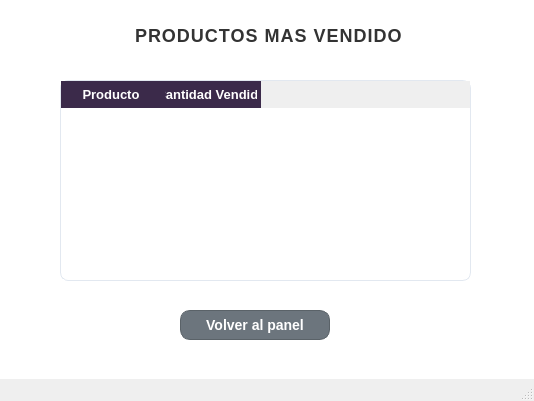
<?xml version="1.0" encoding="UTF-8"?>
<ui version="4.0">
 <class>MainWindow</class>
 <widget class="QMainWindow" name="MainWindow">
  <property name="geometry">
   <rect>
    <x>0</x>
    <y>0</y>
    <width>534</width>
    <height>401</height>
   </rect>
  </property>
  <property name="windowTitle">
   <string>MainWindow</string>
  </property>
  <property name="styleSheet">
   <string notr="true">QWidget#centralwidget {
    background-color: #FFFFFF;
}




QLabel#label {
    color: #2C3E50;
    font-size: 18px;
    font-weight: bold;
    letter-spacing: 1px;
    margin-bottom: 10px;
}

/* Estilo para las etiquetas de texto (Nombre, Usuario, etc.) */
QLabel {
    color: #4A5568;
    font-size: 13px;
    font-weight: bold;
}

/* Campos de Texto e Inputs */
QLineEdit, QComboBox {
    background-color: #FFFFFF;
    border: 1px solid #CBD5E1;
    border-radius: 6px;
    padding: 5px 10px;
    font-size: 13px;
    color: #334155;
}

QLineEdit:focus, QComboBox:focus {
    border: 2px solid #FF9100; /* Resalta en naranja al hacer clic */
}

/* La Tabla de Usuarios */
QTableWidget {
    background-color: #FFFFFF;
    border: 1px solid #E2E8F0;
    border-radius: 8px;
    gridline-color: #F1F5F9;
    font-size: 13px;
}

QHeaderView::section {
    background-color: #334155; /* Cabecera oscura para contraste pro */
    color: #FFFFFF;
    padding: 6px;
    font-weight: bold;
    border: none;
}

/* --- ESTILOS DE LOS BOTONES --- */

/* Botón Crear (Naranja Corporativo) */
QPushButton#btn_registrar {
    background-color: #FF9100;
    color: #FFFFFF;
    border: none;
    border-radius: 6px;
    font-weight: bold;
    font-size: 13px;
}
QPushButton#btn_registrar:hover {
    background-color: #FB8C00;
}

/* Botón Eliminar (Gris/Rojo sutil de advertencia) */
QPushButton#btn_eliminar {
    background-color: #FEE2E2; /* Fondo rojo muy clarito */
    color: #EF4444; /* Texto rojo */
    border: 1px solid #FCA5A5;
    border-radius: 6px;
    font-weight: bold;
    font-size: 13px;
}
QPushButton#btn_eliminar:hover {
    background-color: #EF4444;
    color: #FFFFFF;
}

/* Botón Volver (Estilo elegante y neutro) */
QPushButton#btn_volver {
    background-color: #64748B; /* Gris slate */
    color: #FFFFFF;
    border: none;
    border-radius: 6px;
    font-weight: bold;
    font-size: 13px;
}
QPushButton#btn_volver:hover {
    background-color: #475569;
}
</string>
  </property>
  <widget class="QWidget" name="centralwidget">
   <widget class="QLabel" name="label">
    <property name="geometry">
     <rect>
      <x>130</x>
      <y>20</y>
      <width>271</width>
      <height>41</height>
     </rect>
    </property>
    <property name="font">
     <font>
      <pointsize>-1</pointsize>
      <weight>75</weight>
      <bold>true</bold>
     </font>
    </property>
    <property name="styleSheet">
     <string notr="true">color: #333333;</string>
    </property>
    <property name="text">
     <string>PRODUCTOS MAS VENDIDOS</string>
    </property>
   </widget>
   <widget class="QPushButton" name="btnVolver">
    <property name="geometry">
     <rect>
      <x>180</x>
      <y>310</y>
      <width>150</width>
      <height>30</height>
     </rect>
    </property>
    <property name="styleSheet">
     <string notr="true">QPushButton {
    background-color: #6C757D;
    color: white;
    border-radius: 10px;
    font-weight: bold;
    font-size: 14px;
    border: 1px solid #5A6268;
}

QPushButton:hover {
    background-color: #5A6268;
}

QPushButton:pressed {
    background-color: #4E555B;
}</string>
    </property>
    <property name="text">
     <string>Volver al panel</string>
    </property>
   </widget>
   <widget class="QTableWidget" name="tablaRanking">
    <property name="geometry">
     <rect>
      <x>60</x>
      <y>80</y>
      <width>411</width>
      <height>201</height>
     </rect>
    </property>
    <property name="styleSheet">
     <string notr="true">QTableWidget {
    color: black;
    background-color: white;
    gridline-color: #E2E8F0;
}

QHeaderView::section {
    background-color: #3B2A4A;
    color: white;
    font-weight: bold;
    font-size: 13px;
    padding: 4px;
}</string>
    </property>
    <column>
     <property name="text">
      <string>Producto</string>
     </property>
    </column>
    <column>
     <property name="text">
      <string>Cantidad Vendida</string>
     </property>
    </column>
   </widget>
  </widget>
  <widget class="QMenuBar" name="menubar">
   <property name="geometry">
    <rect>
     <x>0</x>
     <y>0</y>
     <width>534</width>
     <height>21</height>
    </rect>
   </property>
  </widget>
  <widget class="QStatusBar" name="statusbar"/>
 </widget>
 <resources/>
 <connections/>
</ui>
